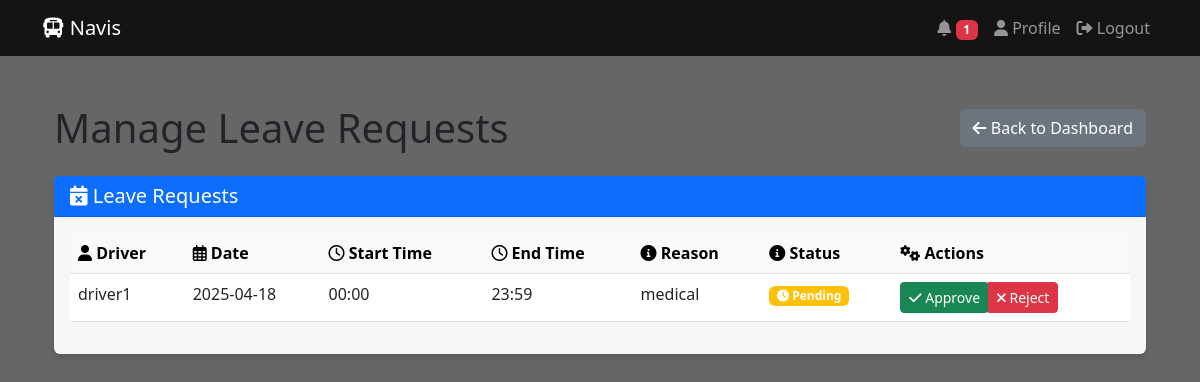
Before: /manage-leaves (signed in) with the older database file.
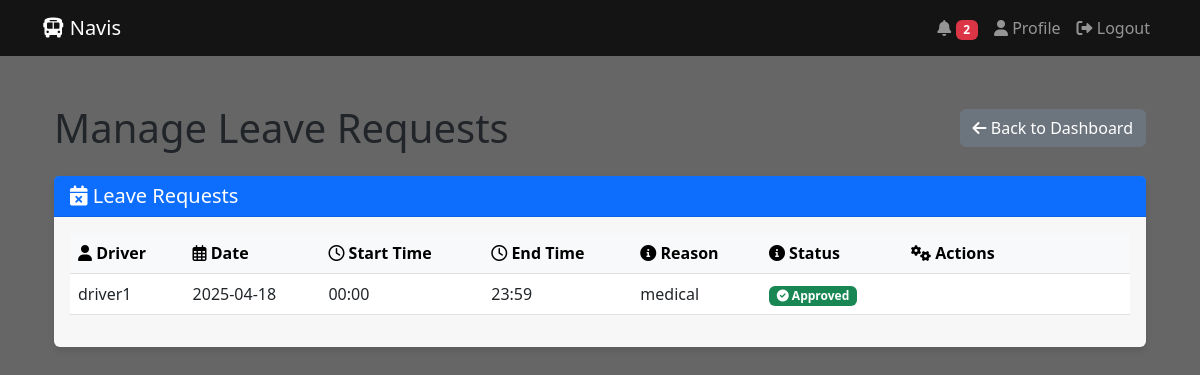
After: the same page with the newer database file.
### app.py (models this page shows)
class LeaveRequest(db.Model):
    id = db.Column(db.Integer, primary_key=True)
    driver_username = db.Column(db.String(150), nullable=False)
    date = db.Column(db.String(50), nullable=False)
    start_time = db.Column(db.String(50), nullable=False)
    end_time = db.Column(db.String(50), nullable=False)
    reason = db.Column(db.Text, nullable=False)
    status = db.Column(db.String(20), default='pending')  # pending, approved, rejected
    created_at = db.Column(db.DateTime, default=datetime.utcnow)
    admin_response = db.Column(db.Text)
    response_time = db.Column(db.DateTime)

### app.py (the view)
@app.route('/manage-leaves')
@login_required
def manage_leaves():
    if current_user.role != 'admin':
        flash('Access denied!', 'danger')
        return redirect(url_for('driver_dashboard'))
    leave_requests = LeaveRequest.query.order_by(LeaveRequest.created_at.desc()).all()
    drivers = User.query.filter_by(role='driver').all()
    return render_template('manage_leaves.html',
                         leave_requests=leave_requests,
                         drivers=drivers,
                         today=date.today())

### app.py (called while the page is built)
@login_manager.user_loader
def load_user(user_id):
    return User.query.get(int(user_id))

@app.context_processor
def inject_user():
    return dict(current_user=current_user)

@app.context_processor
def inject_notifications():
    unread_count = 0
    if current_user.is_authenticated:
        unread_count = Notification.query.filter_by(
            recipient_username=current_user.username,
            is_read=False
        ).count()
    return dict(unread_count=unread_count)

### templates/manage_leaves.html (shortened to what the changed rows need)
{% extends "base.html" %}
{% block content %}
<div class="container py-4">
    <div class="d-flex justify-content-between align-items-center mb-4">
        <h1 class="mb-0">Manage Leave Requests</h1>
    </div>
    <div class="card">
        <div class="card-body">
            <div class="table-responsive">
                <table class="table table-hover">
                    <thead class="table-light">
                        <tr>
                            <th><i class="fas fa-user"></i> Driver</th>
                            <th><i class="far fa-calendar-alt"></i> Date</th>
                            <th><i class="far fa-clock"></i> Start Time</th>
                            <th><i class="far fa-clock"></i> End Time</th>
                            <th><i class="fas fa-info-circle"></i> Reason</th>
                            <th><i class="fas fa-info-circle"></i> Status</th>
                            <th><i class="fas fa-cogs"></i> Actions</th>
                        </tr>
                    </thead>
                    <tbody>
                        {% if leave_requests %}
                            {% for request in leave_requests %}
                            <tr>
                                <td>{{ request.driver_username }}</td>
                                <td>{{ request.date }}</td>
                                <td>{{ request.start_time }}</td>
                                <td>{{ request.end_time }}</td>
                                <td>{{ request.reason }}</td>
                                <td>
                                    {% if request.status == 'approved' %}
                                        <span class="badge bg-success"><i class="fas fa-check-circle"></i> Approved</span>
                                    {% elif request.status == 'rejected' %}
                                        <span class="badge bg-danger"><i class="fas fa-times-circle"></i> Rejected</span>
                                    {% else %}
                                        <span class="badge bg-warning"><i class="fas fa-clock"></i> Pending</span>
                                    {% endif %}
                                </td>
                                <td>
                                    {% if request.status == 'pending' %}
                                    <div class="btn-group">
                                        <form action="{{ url_for('handle_leave', id=request.id, action='approve') }}" method="POST" class="d-inline">
                                            <button type="submit" class="btn btn-sm btn-success" onclick="return confirm('Are you sure you want to approve this leave request?')">
                                                <i class="fas fa-check"></i> Approve
                                            </button>
                                        </form>
                                        <button type="button" class="btn btn-sm btn-danger" data-bs-toggle="modal" data-bs-target="#rejectModal{{ request.id }}">
                                            <i class="fas fa-times"></i> Reject
                                        </button>
                                    </div>
                                    {% else %}
                                        <span class="text-muted">No actions available</span>
                                    {% endif %}
                                </td>
                            </tr>
                            {% endfor %}
                        {% else %}
                            <tr>
                                <td colspan="7" class="text-center">No leave requests found</td>
                            </tr>
                        {% endif %}
                    </tbody>
                </table>
            </div>
        </div>
    </div>
</div>
{% endblock %}

Changed rows visible on the page:
changed LeaveRequest "driver1": status "Pending Approve Reject" → "Approved"
Other visible differences:
{{ unread_count }}: "1" → "2"
